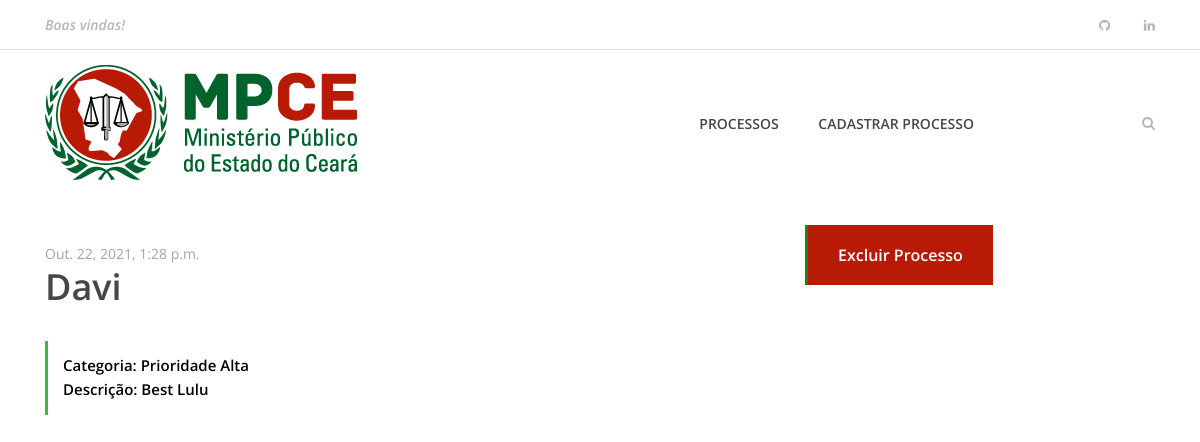
Page /1290 on the committed database.
### system/models.py (models this page shows, shortened)
class Process(models.Model):
    cod = models.IntegerField(primary_key=True)
    title = models.CharField(max_length=50)
    description = models.TextField()
    created_date = models.DateTimeField(default=timezone.now)
    category = models.ForeignKey(Category, on_delete=models.DO_NOTHING)

class Category(models.Model):
    cod = models.IntegerField(primary_key=True)
    description = models.TextField()
    def __str__(self):
        return self.description

### system/views.py (the view)
# urls.py: path('<int:processo_cod>', views.processos, name='processos'),
def processos(request, processo_cod):
    processo = get_object_or_404(Process, pk=processo_cod)
    form = RequestContext(request)
    if request.method == "POST":
        processo.delete()
        return redirect('index')
    return render(request, 'processos.html', {'form': form, "processo": processo})

### system/templates/processos.html (shortened to what this page needs)
{% extends 'base.html' %}
{% load static %}
{% block content%}
<body>
        <div class="receipe-content-area">
            <div class="container">
                <div class="row">
                    <div class="col-12 col-md-8">
                        <div class="receipe-headline my-5">
                            <span>{{ processo.created_date }}</span>
                            <h2>{{ processo.title }}</h2>
                            <div class="receipe-duration" style="word-wrap: break-word;">
                                <h6>Categoria: {{ processo.category }}</h6>
                                <h6>Descrição: {{ processo.description }}</h6>
                            </div>
                        </div>
                    </div>
                <div class="row">
                    <div class="col-12 col-lg-8">
                    </div>
                </div>
                <form action="#" method="post">
                    <div class="col-6 text-center">
                        <button class="btn delicious-btn mt-30" type="submit" style="background-color: #B91A05;">Excluir Processo</button>
                    </div>
                </form>
</body>
{% endblock %}

### mpce_test/static/site.css (style rules this page uses)
* { margin: 0; padding: 0; }
body { font-family: "Open Sans", sans-serif; font-size: 14px; }
h1, h2, h3, h4, h5, h6 { color: #000000; line-height: 1.3; font-weight: 600; }
.mt-30 { margin-top: 30px !important; }
.delicious-btn { display: inline-block; min-width: 160px; height: 60px; color: #ffffff; border: none; border-left: 3px solid #1c8314; border-radius: 0; padding: 0 30px; font-size: 16px; line-height: 58px; font-weight: 600; -webkit-transition-duration: 500ms; transition-duration: 500ms; text-transform: capitalize; background-color: #40ba37; }
.receipe-headline span { font-size: 14px; display: block; color: #a4a4a4; margin-bottom: 0; }
.receipe-headline h2 { font-size: 36px; color: #474747; margin-bottom: 30px; }
.receipe-headline .receipe-duration { border-left: 3px solid #40ba37; padding: 15px; }
.receipe-headline .receipe-duration h6 { font-size: 15px; margin-bottom: 5px; }
.receipe-headline .receipe-duration h6:last-child { margin-bottom: 0; }

### rows in the picture
Process: created_date "Out. 22, 2021, 1:28 p.m.", title "Davi", category "Prioridade Alta", description "Best Lulu"
